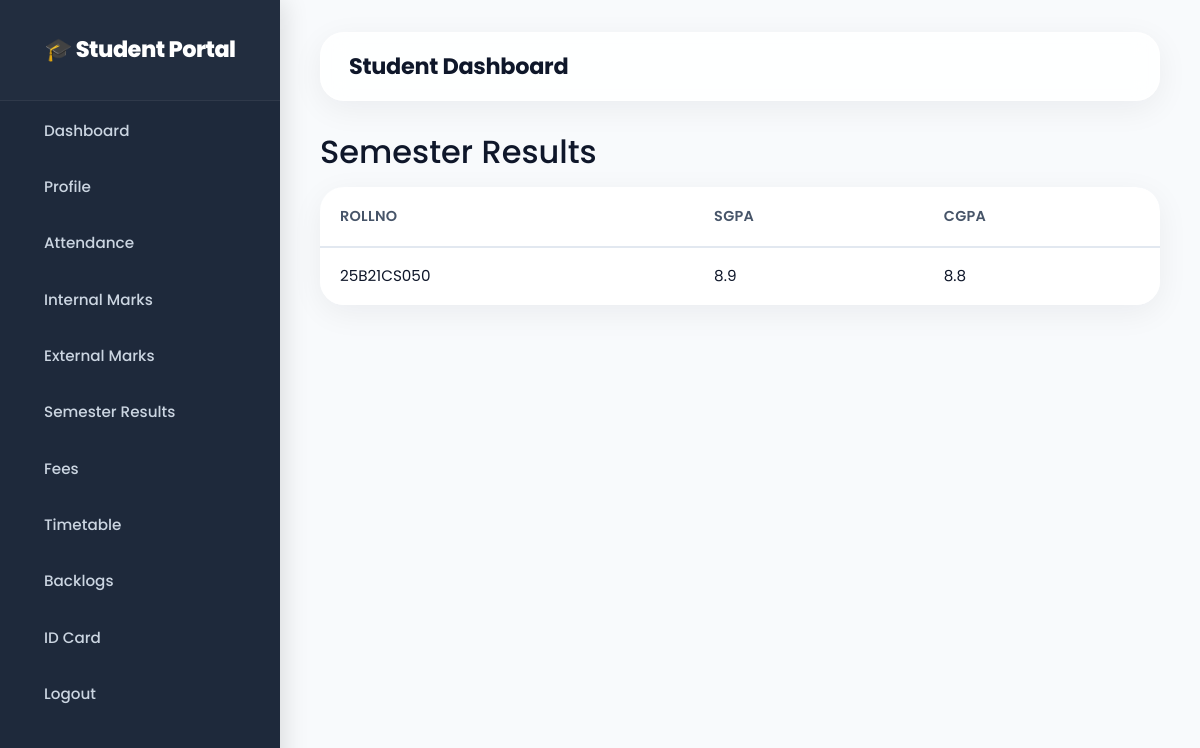
The page /semester (signed in) on the database its author committed.
### tables this page shows
CREATE TABLE "semester_results" (
"RollNo" TEXT,
  "SGPA" REAL,
  "CGPA" REAL
);

### app.py (the view)
@app.route("/semester")
def semester():
    if not check_login():
        return redirect("/login")
    data = get_student_records("semester_results", session["rollno"])
    return render_template(
        "semester_results.html",
        data=data
    )

### app.py (called while the page is built)
def get_db_connection():
    conn = sqlite3.connect(DB_FILE)
    conn.row_factory = sqlite3.Row
    return conn

def check_login():
    return "rollno" in session

def get_student_records(table_name, rollno):
    conn = get_db_connection()
    cur = conn.cursor()
    cur.execute(f"SELECT * FROM {table_name} WHERE RollNo = ?", (rollno,))
    rows = cur.fetchall()
    conn.close()
    return [dict(row) for row in rows]

### templates/semester_results.html (shortened to what this page needs)
{% extends 'base.html' %}
{% block content %}
<h2>Semester Results</h2>
<table class="table table-hover table-bordered">
<thead>
    <tr>
        {% for col in data[0].keys() %}
        <th>{{ col }}</th>
        {% endfor %}
    </tr>
</thead>
<tbody>
    {% for row in data %}
    <tr>
        {% for value in row.values() %}
        <td>{{ value }}</td>
        {% endfor %}
    </tr>
    {% endfor %}
</tbody>
</table>
{% endblock %}

### templates/base.html (style rules this page uses)
* { font-family: 'Poppins', 'Segoe UI', system-ui, -apple-system, sans-serif; margin: 0; padding: 0; box-sizing: border-box; }
body { background: #f8fafc; color: #0f172a; transition: background 0.3s ease; line-height: 1.6; }

### templates/semester_results.html (style rules this page uses)
.table { background: #ffffff; border-radius: 24px; overflow: hidden; box-shadow: 0 8px 32px rgba(15, 23, 42, 0.06); border: 1px solid rgba(226, 232, 240, 0.6); width: 100%; border-collapse: separate; border-spacing: 0; margin-top: 16px; font-size: 0.95rem; }
.table-bordered { border: none; }
.table-bordered th, .table-bordered td { border: none; }
.table thead { background: linear-gradient(145deg, #f1f5f9, #e2e8f0); color: #0f172a; }
.table thead th { font-weight: 600; font-size: 0.9rem; text-transform: uppercase; letter-spacing: 0.3px; color: #475569; padding: 18px 20px; border-bottom: 2px solid #e2e8f0; text-align: left; white-space: nowrap; }
.table tbody td { padding: 16px 20px; border-bottom: 1px solid #f1f5f9; color: #0f172a; vertical-align: middle; }
.table tbody tr:last-child td { border-bottom: none; }
.table-hover tbody tr { transition: background 0.2s ease; }
.table * { box-sizing: border-box; }

### rows shown on the page
semester_results: RollNo "25B21CS050", SGPA "8.9", CGPA "8.8"

### other values the page prints
{{ col }} "ROLLNO" "SGPA" "CGPA"
